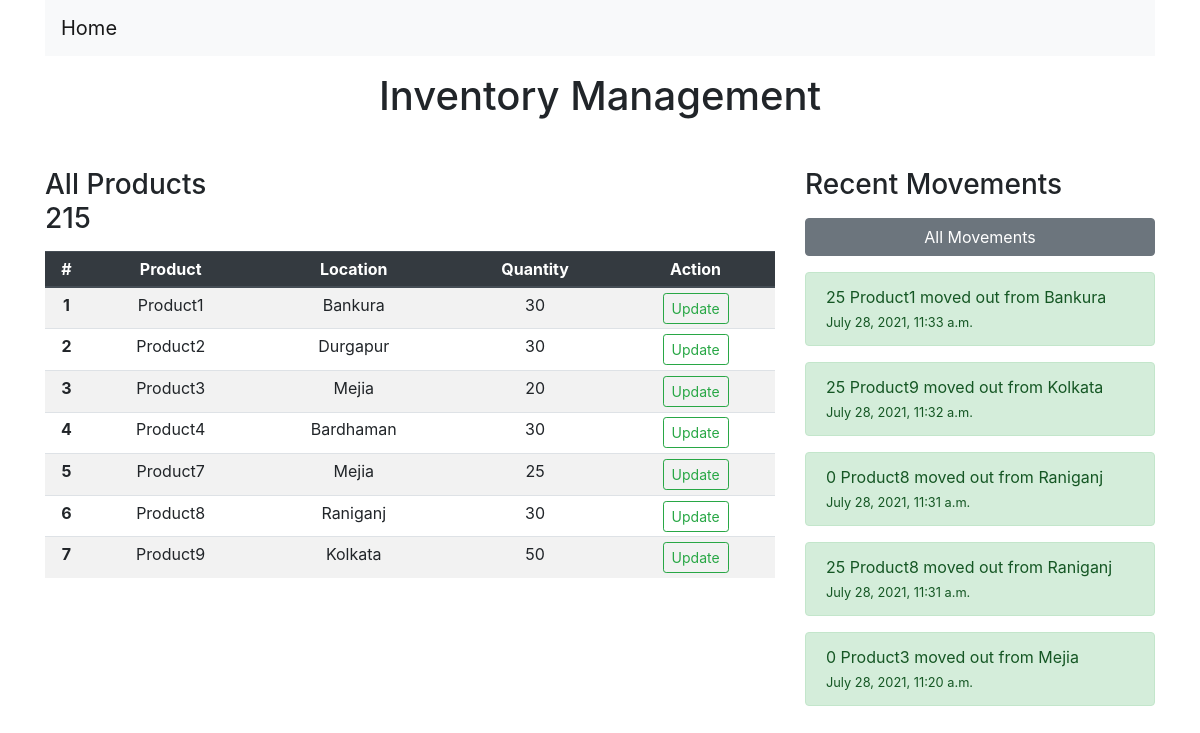
Screenshot of /products/ with the database file from the repository.
### inventory/models.py (models this page shows, shortened)
class Product(models.Model):
    location = models.ForeignKey(Location,on_delete=models.CASCADE,blank=True,null=True,related_name='products')
    name = models.CharField(max_length=250, blank=True)
    slug = models.SlugField(max_length=250,unique=True,null=True,db_index=True)
    qty = models.IntegerField(default = 0)
    def __str__(self):
        return self.name

class Location(models.Model):
    name = models.CharField(max_length=250, blank=True)
    slug = models.SlugField(max_length=250,unique=True,null=True,db_index=True)
    def __str__(self):
        return self.name

class Movement(models.Model):
    product = models.ForeignKey(Product,on_delete=models.CASCADE,related_name='movement_products')
    location_from = models.ForeignKey(Location,on_delete=models.CASCADE,related_name='location_from')
    location_to = models.ForeignKey(Location,on_delete=models.CASCADE,related_name='location_to',blank=True,null=True)
    created = models.DateTimeField(auto_now_add=True)
    qty = models.IntegerField(default=0)
    class Meta:
        ordering = ['-created']
    def __str__(self):
        if self.location_to:
            return f'{self.qty} {self.product} moved from {self.location_from} to {self.location_to}'
        else:
            return f'{self.qty} {self.product} moved out from {self.location_from}'

### inventory/views.py (the view)
# urls.py: path('products/',views.ProductListView.as_view(),name='products'),
class ProductListView(ListView):
    model = Product
    template_name='all_products.html'
    context_object_name='products'
    def get_queryset(self):
        return Product.objects.all()
    def get_context_data(self, **kwargs):
        context = super().get_context_data(**kwargs)
        context["total_qty"] = self.get_queryset().aggregate(total_qty=Sum('qty')).get('total_qty',0)
        return context

### inventory/context_processors.py (called while the page is built)
def get_sidebar_movements(request):
    return{
        'movements' : Movement.objects.all()[:5]
    }

def all_movements(request):
    return{
        'all_movements' : Movement.objects.order_by('created')
    }

### templates/all_products.html (shortened to what this page needs)
{% extends 'base.html' %}
{% block content %}
<h3>All Products
  <p>{{total_qty}}</p>
</h3>
<table class="table table-striped table-sm">
    <thead class='text-center thead-dark'>
      <tr>
        <th scope="col">#</th>
        <th scope="col">Product</th>
        <th scope="col">Location</th>
        <th scope="col">Quantity</th>
        <th scope="col">Action</th>
      </tr>
    </thead>
    <tbody class='text-center'>
    {% for product in products %}
      <tr>
        <th scope="row">{{forloop.counter}}</th>
        <td>{{product.name}}</td>
        <td>{{product.location}}</td>
        <td>{{product.qty}}</td>
        <td>
          <a href="{% url 'inventory:product_update' product.slug %}" class="btn btn-sm btn-outline-success">Update</a>
        </td>
      </tr>
    {% endfor %}
    </tbody>
  </table>
{% endblock content %}

### templates/sidebar.html (shortened to what this page needs)
<h3>Recent Movements</h3>
<button class="btn btn-secondary btn-block my-3" data-toggle="modal" data-target="#movementModal">All Movements</button>
{% if movements %}
{% for movement in movements %}
    <p class="alert alert-success">
        {{movement}}
        <br/>
        <span class="small">{{movement.created}}</span>
    </p>
{% endfor %}
{% else %}
<p>No movements found!</p>
{% endif %}

### rows the page displays
Product: name "Product1", location "Bankura", qty "30"
Product: name "Product2", location "Durgapur", qty "30"
Product: name "Product3", location "Mejia", qty "20"
Product: name "Product4", location "Bardhaman", qty "30"
Product: name "Product7", location "Mejia", qty "25"
Product: name "Product8", location "Raniganj", qty "30"
Product: name "Product9", location "Kolkata", qty "50"
Movement: location_to+qty+product "25 Product1 moved out from Bankura", created "July 28, 2021, 11:33 a.m."
Movement: location_to+qty+product "25 Product9 moved out from Kolkata", created "July 28, 2021, 11:32 a.m."
Movement: location_to+qty+product "0 Product8 moved out from Raniganj", created "July 28, 2021, 11:31 a.m."
Movement: location_to+qty+product "25 Product8 moved out from Raniganj", created "July 28, 2021, 11:31 a.m."
Movement: location_to+qty+product "0 Product3 moved out from Mejia", created "July 28, 2021, 11:20 a.m."

### other values shown
{{ total_qty }} "215"
